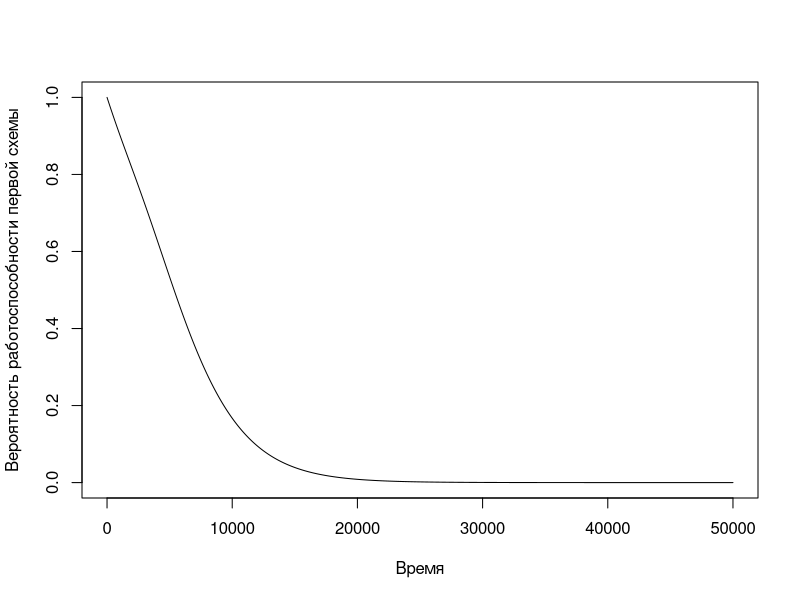
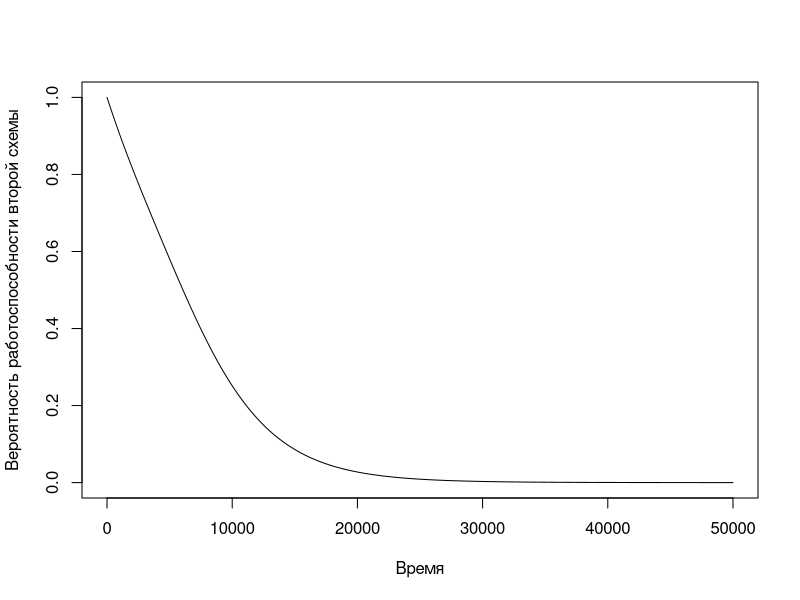
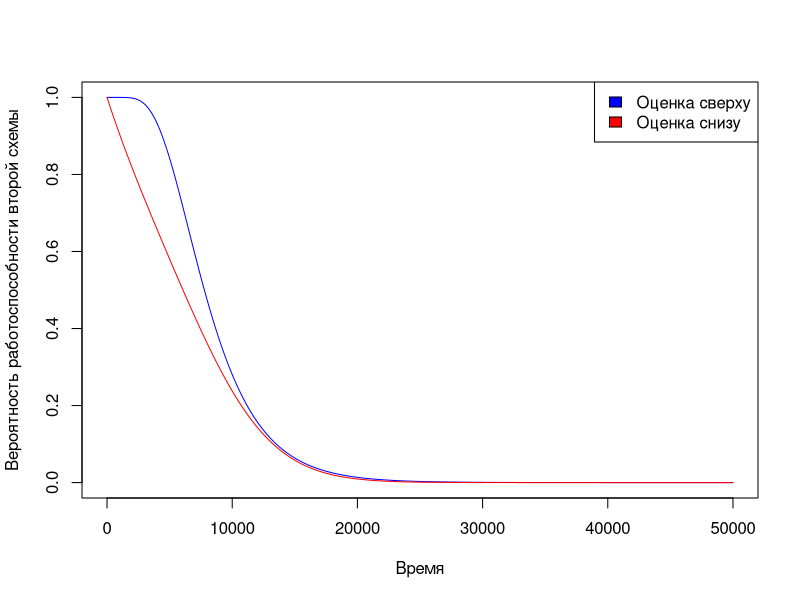
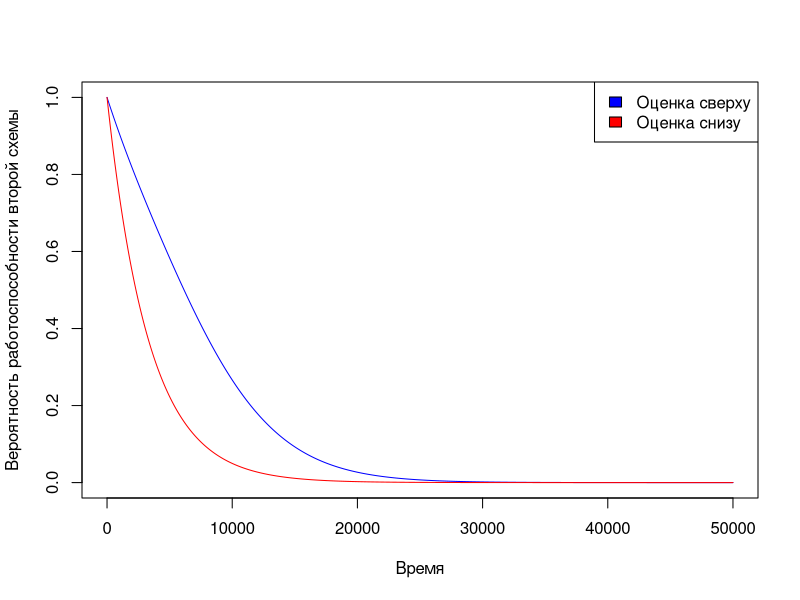
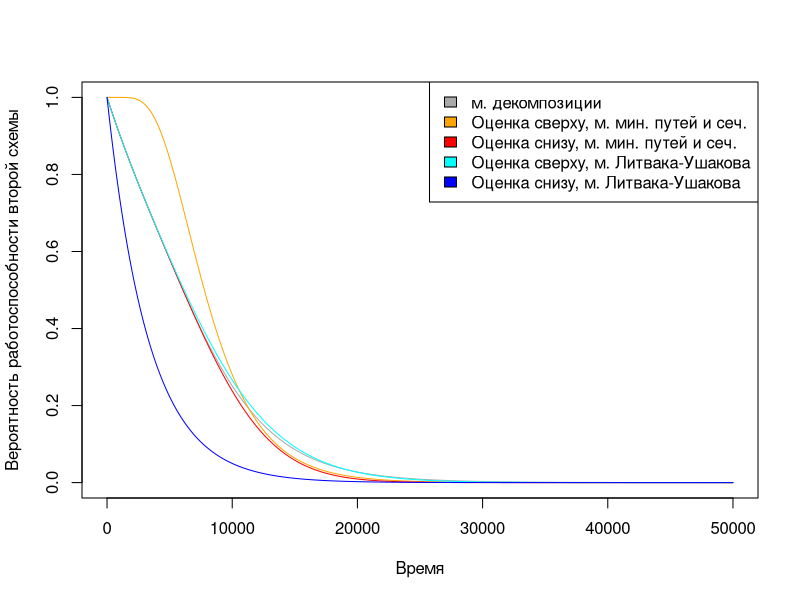

Here is the R script that generated these plots, in order:
## ---- chunk 1
knitr::opts_chunk$set(echo = TRUE)
## ---- chunk 2
lambda <- 10^-4
p <- function(t) exp(-lambda*t)
q <- function(t) 1 - p(t)
## ---- chunk 3
p_all <- function(t) p(t) * (1 - (1 - p(t)^2)^3*(1 - p(t)^2*(1 - (1 - p(t))^2))^2)
## ---- chunk 4
t <- seq(0.1, 50000, 0.1)
plot(t, p_all(t), ylab="Вероятность работоспособности первой схемы", xlab="Время", type="l")
## ---- chunk 5
decomp_p7 <- function(t) {
  p8 <- {
    p2_3 <- 1 - (1 - p(t))^2
    p9_10 <- 1 - (1 - p(t))^2
    p4_5 <- 1 - (1 - p(t))^2
    p11_12 <- 1 - (1 - p(t))^2
    p(t) * (1 - (1 - p(t))*(1 - p2_3*p9_10)*(1 - p4_5*p11_12))
  }
  p8_inv <- {
    p2_3 <- 1 - (1 - p(t))^2
    p9_10 <- 1 - (1 - p(t))^2
    p4_5_11_12 <- 1 - (1 - p(t)^2)^2
    p(t) * (1 - (1 - p(t))*(1 - p2_3*p9_10)*(1 - p4_5_11_12))
  }
  p(t)*p8 + (1 - p(t))*p8_inv
}
decomp_p7_inv <- function(t) {
  p8 <- {
    p2_3_9_10 <- 1 - (1 - p(t)^2)^2
    p4_5 <- 1 - (1 - p(t))^2
    p11_12 <- 1 - (1 - p(t))^2
    p(t) * (1 - (1 - p(t))*(1 - p2_3_9_10)*(1 - p4_5*p11_12))
  }
  p8_inv <- {
    p2_3_9_10 <- 1 - (1 - p(t)^2)^2
    p4_5_11_12 <- 1 - (1 - p(t)^2)^2
    p(t) * (1 - (1 - p(t))*(1 - p2_3_9_10)*(1 - p4_5_11_12))
  }
  p(t)*p8 + (1 - p(t))*p8_inv
}
decomp <- function(t) p(t)*decomp_p7(t) + (1 - p(t))*decomp_p7_inv(t)

plot(t, decomp(t), ylab="Вероятность работоспособности второй схемы", xlab="Время", type="l")
## ---- chunk 6
p6 <- function(t) p(t)^2
q6 <- function(t) 1 - p6(t)

Pc_max <- function(t) 1 - (1 - p(t)*p6(t))*(1 - p(t)^3)^4*(1 - p(t)^4)^4
Pc_min <- function(t) (1 - q(t))*(1 - q(t)^4*q6(t))*(1 - q(t)^4)*(1 - q6(t)*q(t)^6)^2

plot(t, Pc_max(t), col="blue", ylab="Вероятность работоспособности второй схемы", xlab="Время", type="l")
lines(t, Pc_min(t), col="red")
legend("topright", c("Оценка сверху","Оценка снизу"), fill=c("blue","red"))
## ---- chunk 7
P2c_min <- function(t) pmax(p(t)*p6(t), p(t)^3, p(t)^4)
P2c_max <- function(t) pmin({(1 - q(t))*(1 - q(t)^4*q6(t))*(1 - q(t)^4)}, {1 - (q6(t)*q(t)^6)})

plot(t, P2c_max(t), col="blue", ylab="Вероятность работоспособности второй схемы", xlab="Время", type="l")
lines(t, P2c_min(t), col="red")
legend("topright", c("Оценка сверху","Оценка снизу"), fill=c("blue","red"))
## ---- chunk 8
plot(t, decomp(t), col="darkgray", ylab="Вероятность работоспособности второй схемы", xlab="Время", type="l")
lines(t, Pc_max(t), col="orange")
lines(t, Pc_min(t), col="red")
lines(t, P2c_max(t), col="cyan")
lines(t, P2c_min(t), col="blue")
legend("topright", c("м. декомпозиции", "Оценка сверху, м. мин. путей и сеч.","Оценка снизу, м. мин. путей и сеч.", "Оценка сверху, м. Литвака-Ушакова", "Оценка снизу, м. Литвака-Ушакова"), fill=c("darkgray", "orange", "red", "cyan", "blue"))
